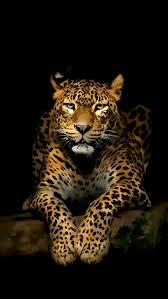
#> input picture sudha_internal/input.jpg, 168 x 299 px
$ python u2.py
#> lines starting #> are read from the running program, lines starting #| are printed output that depends on the picture
import cv2

img = cv2.imread("input.jpg")
#> img is the input picture: shape (299, 168, 3); mean B, G, R 13.4, 23.7, 31.4

cv2.imshow("Original Image", img)
cv2.waitKey(0)

b, g, r = cv2.split(img)
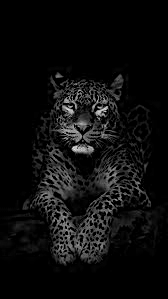
#> b: shape (299, 168); min 0, max 228, mean 13.4
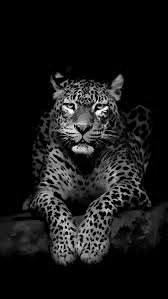
#> g: shape (299, 168); min 0, max 255, mean 23.7
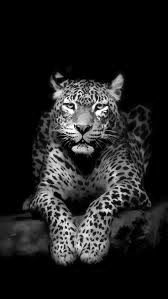
#> r: shape (299, 168); min 0, max 255, mean 31.4

cv2.imshow("Blue Channel", b)
cv2.waitKey(0)

cv2.imshow("Green Channel", g)
cv2.waitKey(0)

cv2.imshow("Red Channel", r)
cv2.waitKey(0)

cv2.destroyAllWindows()
